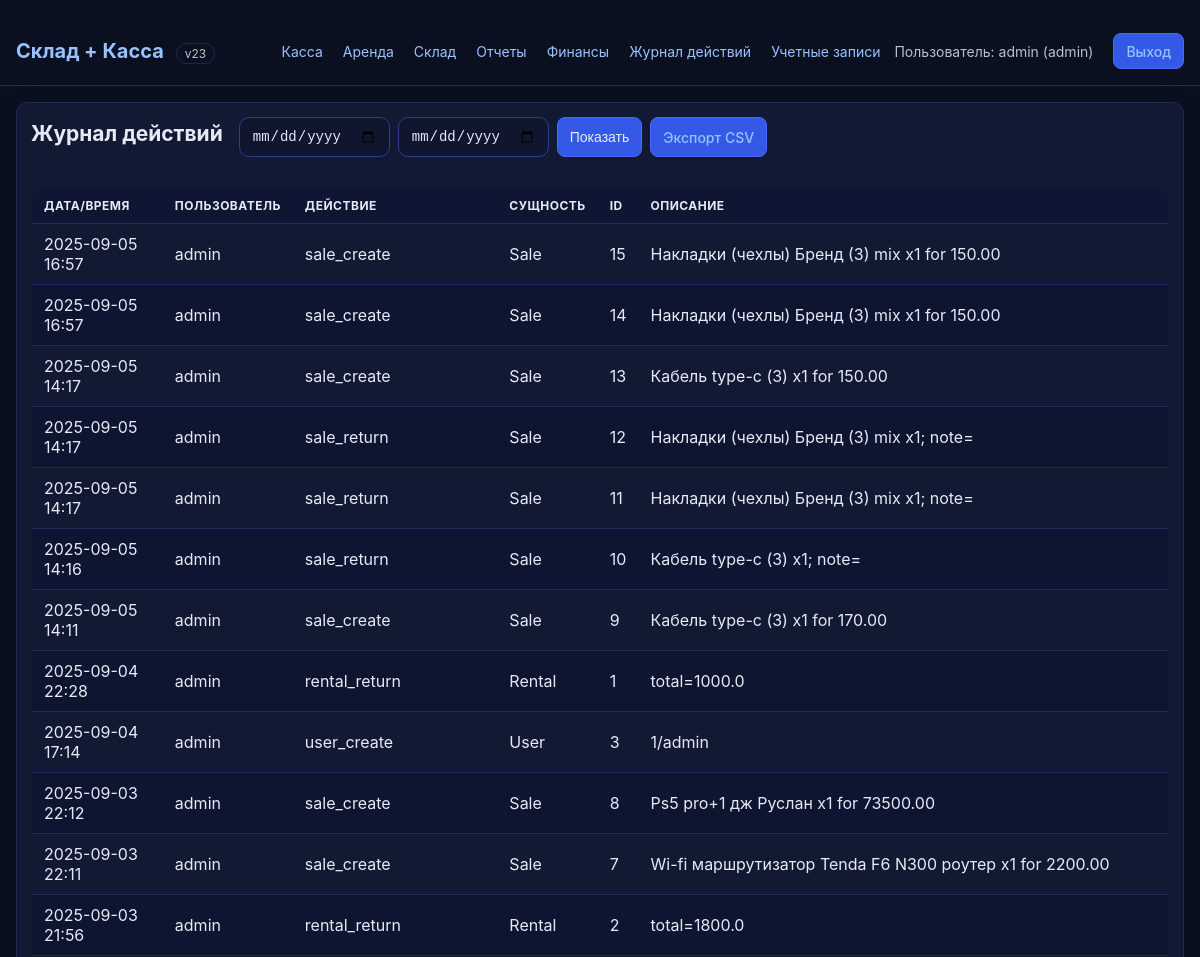
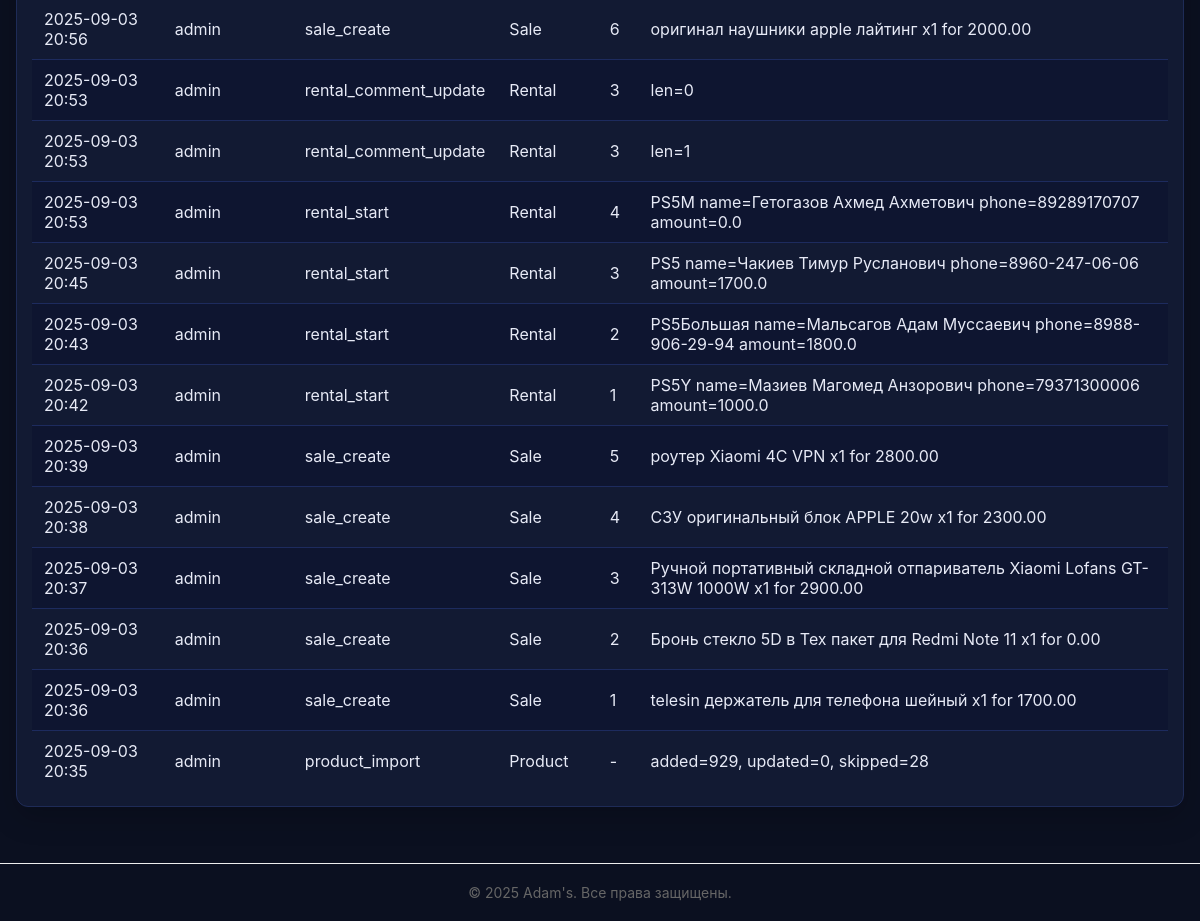
Screenshot of /admin/activity (signed in) with the database file from the repository (2 pictures, top to bottom).
### app.py (models this page shows, shortened)
class User(db.Model, UserMixin):
    id = db.Column(db.Integer, primary_key=True)
    username = db.Column(db.String(80), unique=True, nullable=False)
    password_hash = db.Column(db.String(256), nullable=False)
    role = db.Column(db.String(20), nullable=False, default='cashier')

class AuditLog(db.Model):
    id = db.Column(db.Integer, primary_key=True)
    user = db.Column(db.String(80))
    action = db.Column(db.String(80), nullable=False)
    entity = db.Column(db.String(80))
    entity_id = db.Column(db.Integer)
    description = db.Column(db.Text)
    created_at = db.Column(db.DateTime, default=datetime.utcnow, nullable=False)

### app.py (the view)
@app.route('/admin/activity')
@login_required
@roles_required('admin')
def admin_activity():
    date_from = request.args.get('from')
    date_to = request.args.get('to')
    q = AuditLog.query
    if date_from:
        try:
            q = q.filter(AuditLog.created_at >= datetime.fromisoformat(date_from))
        except ValueError:
            flash("Некорректная дата 'from' (YYYY-MM-DD).", "error")
    if date_to:
        try:
            dt = datetime.fromisoformat(date_to)
            q = q.filter(AuditLog.created_at < dt.replace(hour=23, minute=59, second=59))
        except ValueError:
            flash("Некорректная дата 'to' (YYYY-MM-DD).", "error")
    if not date_from and not date_to:
        q = q.order_by(AuditLog.created_at.desc()).limit(200)
        logs = q.all()
    else:
        logs = q.order_by(AuditLog.created_at.desc()).all()
    return render_template('activity.html', logs=logs, date_from=date_from, date_to=date_to)

### app.py (called while the page is built, shortened)
@app.after_request
def _set_secure_headers(resp):
    resp.headers.setdefault("X-Content-Type-Options", "nosniff")
    resp.headers.setdefault("X-Frame-Options", "DENY")
    resp.headers.setdefault("X-XSS-Protection", "1; mode=block")
    resp.headers.setdefault("Content-Security-Policy", "default-src 'self'; style-src 'self' 'unsafe-inline'; img-src 'self' data:;")
    resp.headers.setdefault("Referrer-Policy", "strict-origin-when-cross-origin")
    resp.headers.setdefault("Strict-Transport-Security", "max-age=31536000; includeSubDomains")
    return resp

@app.context_processor
def inject_csrf():
    return {
        'csrf_token': lambda: generate_csrf(),
        'csrf_field': lambda: Markup(f'<input type="hidden" name="csrf_token" value="{generate_csrf()}">'),
    }

def safe_url_for(endpoint, **values):
    try:
        return url_for(endpoint, **values)
    except BuildError:
        return None

def _to_msk_str(dt, fmt='%d.%m.%Y %H:%M:%S'):
    if not dt:
        return ''
    try:
        if dt.tzinfo is None:
            dt = dt.replace(tzinfo=ZoneInfo('UTC'))
        msk = dt.astimezone(ZoneInfo('Europe/Moscow'))
        return msk.strftime(fmt)
    except Exception:
        try:
            return dt.strftime(fmt)
        except Exception:
            return ''

def _jinja_msk_filter(dt, fmt='%d.%m.%Y %H:%M:%S'):
    return _to_msk_str(dt, fmt)

@login_manager.user_loader
def load_user(uid):
    return db.session.get(User, int(uid))

def roles_required(*roles):
    def deco(fn):
        from functools import wraps
        @wraps(fn)
        def inner(*a, **kw):
            if not current_user.is_authenticated:
                return login_manager.unauthorized()
            if current_user.role not in roles:
                flash("Недостаточно прав для доступа.", "error")
                return redirect(url_for('index'))
            return fn(*a, **kw)
        return inner
    return deco

@app.before_request
def _app_bootstrap():
    global _init_flag
    if _init_flag:
        return

### templates/activity.html (shortened to what this page needs)
{% extends "base.html" %}
{% block content %}
<section class="panel">
  <div class="panel-header">
    <h2>Журнал действий</h2>
    <form method="get" class="inline">
      <input type="date" name="from" value="{{ date_from }}">
      <input type="date" name="to" value="{{ date_to }}">
      <button type="submit" class="btn small">Показать</button>
      <a class="btn secondary small" href="{{ url_for('admin_activity_export_csv', **{'from': date_from, 'to': date_to} ) }}">Экспорт CSV</a>
    </form>
  </div>
  <table class="table">
    <thead>
      <tr>
        <th>Дата/время</th>
        <th>Пользователь</th>
        <th>Действие</th>
        <th>Сущность</th>
        <th>ID</th>
        <th>Описание</th>
      </tr>
    </thead>
    <tbody>
      {% for log in logs %}
      <tr>
        <td>{{ log.created_at|msk('%Y-%m-%d %H:%M') }}</td>
        <td>{{ log.user or '-' }}</td>
        <td>{{ log.action }}</td>
        <td>{{ log.entity or '-' }}</td>
        <td>{{ log.entity_id or '-' }}</td>
        <td>{{ log.description or '-' }}</td>
      </tr>
      {% else %}
      <tr><td colspan="6" class="muted">Нет записей.</td></tr>
      {% endfor %}
    </tbody>
  </table>
</section>
{% endblock %}

### templates/base.html (shortened to what this page needs)
﻿<!doctype html>
<html lang="ru">
<head>
  <link rel="stylesheet" href="{{ url_for('static', filename='styles.css') }}">
</head>
<body>
  <header class="container header">
    <div class="brand"><a href="{{ url_for('index') }}">Склад + Касса</a> <span class="chip">{{ VERSION }}</span></div>
    <nav>
      {% if current_user.is_authenticated %}
        <a href="{{ url_for('pos') }}">Касса</a>
        <a href="{{ url_for('rental') }}">Аренда</a>
        {% if current_user.role == 'admin' %}
          <a href="{{ url_for('admin_products') }}">Склад</a>
          <a href="{{ url_for('admin_reports') }}">Отчеты</a>
          <a href="{{ url_for('admin_finance') }}">Финансы</a>
          {% set act_link = safe_url_for('admin_activity') %}{% if act_link %}<a href="{{ act_link }}">Журнал действий</a>{% endif %}
          <a href="{{ url_for('admin_users') }}">Учетные записи</a>
        {% endif %}
        <span class="user">Пользователь: {{ current_user.username }} ({{ current_user.role }})</span>
        <a href="{{ url_for('logout') }}" class="btn small">Выход</a>
      {% else %}
        <a href="{{ url_for('login') }}" class="btn small">Вход</a>
      {% endif %}
    </nav>
  </header>
  <main class="container">
    {% block content %}{% endblock %}
  </main>
<footer style="text-align: center; padding: 20px; margin-top: 40px; border-top: 1px solid #eee; color: #666;">
  © 2025 Adam's. Все права защищены.
</footer>
</body>
</html>

### static/styles.css (style rules this page uses)
* { box-sizing:border-box }
body { margin:0;font-family:-apple-system,BlinkMacSystemFont,"Segoe UI",Roboto,Inter,Arial,sans-serif;background:#0b1020;color:#e7eaf6;-webkit-font-smoothing:antialiased;-moz-osx-font-smoothing:grayscale;font-size:14px }
a { color:#98c1ff;text-decoration:none }
.container { max-width:1440px;margin:0 auto;padding:16px }
.header,.footer { display:flex;align-items:center;justify-content:space-between;flex-wrap:wrap }
.header { border-bottom:1px solid #213064 }
.header nav { display:flex;align-items:center;gap:8px;flex-wrap:wrap }
.header .brand a { font-weight:700;font-size:20px }
.header nav a { margin-right:0 }
.user { opacity:.8;margin-right:12px }
.panel { background:#121a33;border:1px solid #1e2b57;border-radius:12px;padding:14px;box-shadow:0 10px 30px rgba(0,0,0,.2) }
.panel-header { display:flex; align-items:flex-start; justify-content:space-between; margin-bottom:16px; gap:16px; flex-wrap: wrap; }
.panel-header form { min-width: 280px; flex: 1; }
.panel-header form .btn { height: 40px; }
h1,h2,h3 { margin:4px 0 12px }
input,select,button { padding:8px 12px; border-radius:10px; border:1px solid #2a3f8f; background:#0f162e; color:#e7eaf6; height:40px; line-height:20px; font-size:14px; transition: border-color 0.2s, box-shadow 0.2s; }
input[type="date"] { width:auto }
.btn { background:#3459e6; border:1px solid #4a6aff; cursor:pointer; display:inline-flex; align-items:center; justify-content:center; white-space:nowrap; height:40px; padding:8px 16px; font-weight:500; transition:all 0.2s; }
.btn.small { padding:6px 12px; border-radius:8px; height:36px; min-width:auto; }
.inline { display:flex;gap:8px }
.table { width:100%;border-collapse:collapse;margin-top:12px;border:1px solid #213064;border-radius:12px;overflow:hidden }
.table th,.table td { border-bottom:1px solid #1d2b5e;padding:8px 10px;text-align:left }
.table thead th { position:sticky;top:0;background:#0e1633;text-transform:uppercase;font-size:12px;letter-spacing:.04em }
.table tbody tr:nth-child(2n) { background:#0e1530 }
.table td, .table th { vertical-align: middle; }
.header nav a { padding: 4px 6px; border-radius: 6px; }
input, select, button { outline: none; }
.chip { display:inline-block;margin-left:8px;padding:2px 8px;border:1px solid #213064;border-radius:999px;font-size:12px;opacity:.8 }
.table th, .table td { padding: 10px 12px; }

### rows the page displays
User: username "admin", role "admin"
AuditLog: created_at|msk "2025-09-05 16:57", user "admin", action "sale_create", entity "Sale", entity "15", description "Накладки (чехлы) Бренд (З) mix x1 for 150.00"
AuditLog: created_at|msk "2025-09-05 16:57", user "admin", action "sale_create", entity "Sale", entity "14", description "Накладки (чехлы) Бренд (З) mix x1 for 150.00"
AuditLog: created_at|msk "2025-09-05 14:17", user "admin", action "sale_create", entity "Sale", entity "13", description "Кабель type-c (З) x1 for 150.00"
AuditLog: created_at|msk "2025-09-05 14:17", user "admin", action "sale_return", entity "Sale", entity "12", description "Накладки (чехлы) Бренд (З) mix x1; note="
AuditLog: created_at|msk "2025-09-05 14:17", user "admin", action "sale_return", entity "Sale", entity "11", description "Накладки (чехлы) Бренд (З) mix x1; note="
AuditLog: created_at|msk "2025-09-05 14:16", user "admin", action "sale_return", entity "Sale", entity "10", description "Кабель type-c (З) x1; note="
AuditLog: created_at|msk "2025-09-05 14:11", user "admin", action "sale_create", entity "Sale", entity "9", description "Кабель type-c (З) x1 for 170.00"
AuditLog: created_at|msk "2025-09-04 22:28", user "admin", action "rental_return", entity "Rental", entity "1", description "total=1000.0"
AuditLog: created_at|msk "2025-09-04 17:14", user "admin", action "user_create", entity "User", entity "3", description "1/admin"
AuditLog: created_at|msk "2025-09-03 22:12", user "admin", action "sale_create", entity "Sale", entity "8", description "Ps5 pro+1 дж Руслан x1 for 73500.00"
AuditLog: created_at|msk "2025-09-03 22:11", user "admin", action "sale_create", entity "Sale", entity "7", description "Wi-fi маршрутизатор Tenda F6 N300 роутер x1 for 2200.00"
AuditLog: created_at|msk "2025-09-03 21:56", user "admin", action "rental_return", entity "Rental", entity "2", description "total=1800.0"
AuditLog: created_at|msk "2025-09-03 20:56", user "admin", action "sale_create", entity "Sale", entity "6", description "оригинал наушники apple лайтинг x1 for 2000.00"
AuditLog: created_at|msk "2025-09-03 20:53", user "admin", action "rental_comment_update", entity "Rental", entity "3", description "len=0"
AuditLog: created_at|msk "2025-09-03 20:53", user "admin", action "rental_comment_update", entity "Rental", entity "3", description "len=1"
AuditLog: created_at|msk "2025-09-03 20:53", user "admin", action "rental_start", entity "Rental", entity "4", description "PS5M name=Гетогазов Ахмед Ахметович phone=89289170707 amount=0.0"
AuditLog: created_at|msk "2025-09-03 20:45", user "admin", action "rental_start", entity "Rental", entity "3", description "PS5 name=Чакиев Тимур Русланович phone=8960-247-06-06 amount=1700.0"
AuditLog: created_at|msk "2025-09-03 20:43", user "admin", action "rental_start", entity "Rental", entity "2", description "PS5Большая name=Мальсагов Адам Муссаевич phone=8988-906-29-94 amount=1800.0"
AuditLog: created_at|msk "2025-09-03 20:42", user "admin", action "rental_start", entity "Rental", entity "1", description "PS5Y name=Мазиев Магомед Анзорович phone=79371300006 amount=1000.0"
AuditLog: created_at|msk "2025-09-03 20:39", user "admin", action "sale_create", entity "Sale", entity "5", description "роутер Xiaomi 4C VPN x1 for 2800.00"
AuditLog: created_at|msk "2025-09-03 20:38", user "admin", action "sale_create", entity "Sale", entity "4", description "СЗУ оригинальный блок APPLE 20w x1 for 2300.00"
AuditLog: created_at|msk "2025-09-03 20:37", user "admin", action "sale_create", entity "Sale", entity "3", description "Ручной портативный складной отпариватель Xiaomi Lofans GT-313W 1000W x1 for 2900.00"
AuditLog: created_at|msk "2025-09-03 20:36", user "admin", action "sale_create", entity "Sale", entity "2", description "Бронь стекло 5D в Тех пакет для Redmi Note 11 x1 for 0.00"
AuditLog: created_at|msk "2025-09-03 20:36", user "admin", action "sale_create", entity "Sale", entity "1", description "telesin держатель для телефона шейный x1 for 1700.00"
AuditLog: created_at|msk "2025-09-03 20:35", user "admin", action "product_import", entity "Product", entity_id "-", description "added=929, updated=0, skipped=28"

### other values shown
{{ VERSION }} "v23"
